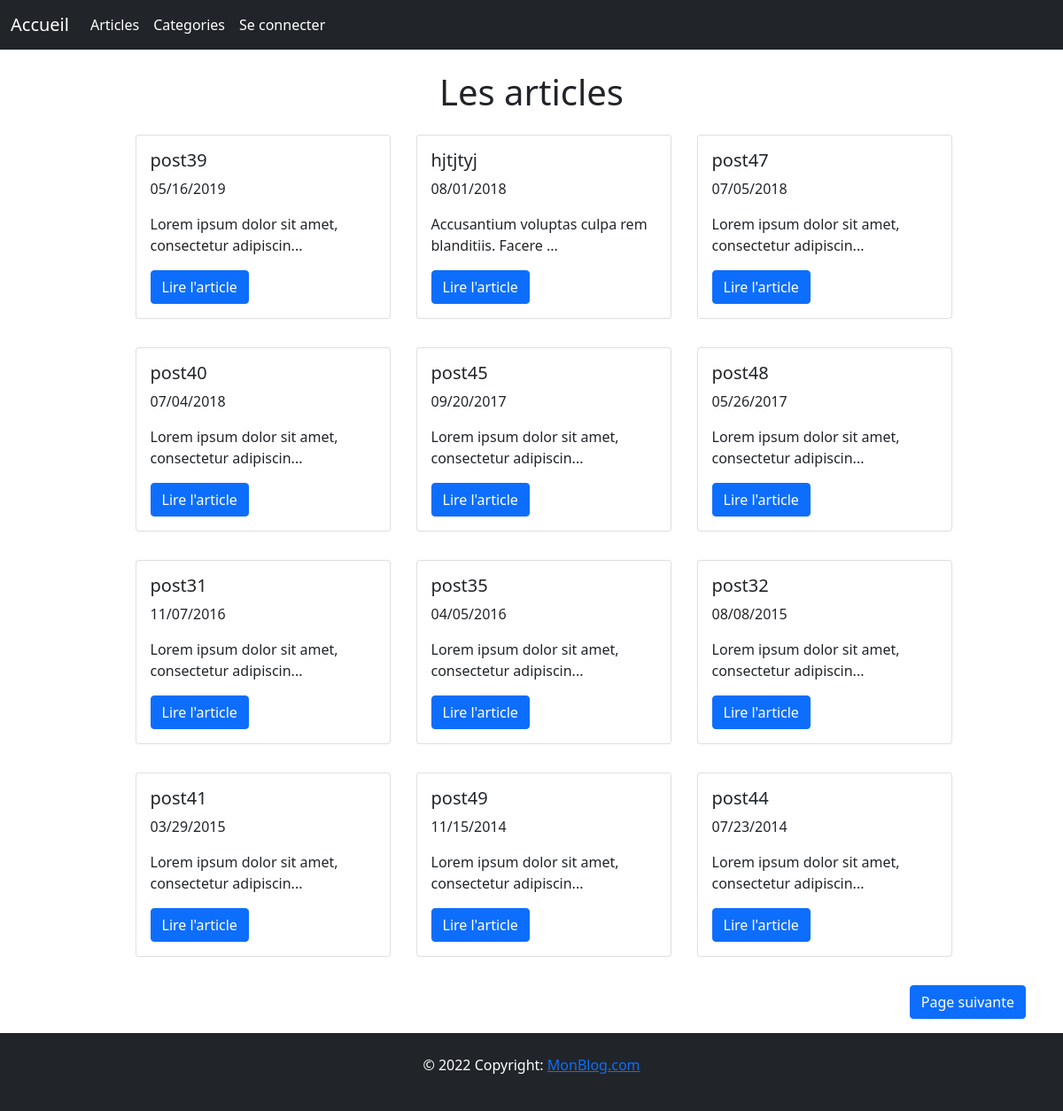
The page / on the database its author committed.
### tables this page shows
CREATE TABLE IF NOT EXISTS `post` (
  `id` int(10) unsigned NOT NULL AUTO_INCREMENT,
  `name` varchar(255) NOT NULL,
  `content` mediumtext NOT NULL,
  `created_at` datetime NOT NULL,
  PRIMARY KEY (`id`)
);

### app/controller/Post.php (called while the page is built, shortened)
<?php
require_once "../app/core/Controller.php";
require_once "../app/helpers/Pagination.php";
class Post extends Controller
{
    private $postModel;
    public function __construct()
    {
        $this->postModel = $this->loadModel("PostModel");
    }
    public function index(): void
    {
        $queryCount = $this->postModel->count();
        $queryItems = $this->postModel->limitItems();
        $paginatePosts = new Pagination($queryCount, $queryItems, 12, "post");
        $limitPosts = $paginatePosts->getItems();
        foreach ($limitPosts as $post) {
            $post->created_at = $this->dateToString($post->created_at);
            $post->content = $this->getExtractContent($post->content);
        }
        $data['limitPosts'] = $limitPosts;
        $data['nextLink'] = $paginatePosts->nextLink();
        $data['previousLink'] = $paginatePosts->previousLink();
        $this->view("posts/index", $data);
    }
    private function dateToString($date)
    {
        $dateFormat = new DateTime($date);
        return $dateFormat->format("m/d/Y");
    }
    private function getExtractContent($content)
    {
        return substr($content, 0, 50) . "...";
    }
}

### app/core/app.php (called while the page is built, shortened)
<?php
class App
{
    protected $method = "index";
    public function __construct()
    {
        $url = $this->parseURL();
        if (file_exists("../app/controller/" . strtolower($url[0]) . ".php")) {
            unset($url[0]);
        } else {
            $this->controller = "post";
            $this->method = "notFound";
        }
        $this->controller = new $this->controller;
        $this->params = (count($url) > 0) ? $url : ["post"];
        call_user_func_array([$this->controller, $this->method], $this->params);
    }
    private function parseURL(): array
    {
        $url = isset($_GET['url']) ? $_GET['url'] : "post";
        return explode("/", filter_var(trim($url, "/"), FILTER_SANITIZE_URL));
    }
}

### public/index.php (called while the page is built, shortened)
<?php
$app = new App();

### app/core/database.php (called while the page is built, shortened)
<?php
class Database
{
  private $PDOInstance = null;
  private function __construct()
  {
    $string = DB_TYPE . ":host=" . DB_HOST . ";dbname=" . DB_NAME;
    $this->PDOInstance  = new PDO($string, DB_USER, DB_PASS, [
      PDO::ATTR_ERRMODE => PDO::ERRMODE_EXCEPTION
    ]);
  }
  public static function getNewInstance()
  {
    return new Database();
  }
  public function read($query, $data = array(), $method = PDO::FETCH_OBJ)
  {
    $statement = $this->PDOInstance->prepare($query);
    $result = $statement->execute($data);
    if ($result) {
      $data = $statement->fetchAll($method);
      if (is_array($data) && count($data) > 0) {
        return $data;
      }
    }
    return false;
  }
}

### app/core/functions.php (called while the page is built, shortened)
<?php
function validateData(mixed $data): mixed
{
    $data = trim($data);
    $data = htmlspecialchars($data);
    $data = stripslashes($data);
    return $data;
}

### app/model/Model.php (called while the page is built, shortened)
<?php
class Model
{
    protected $table = null;
    public function count()
    {
        $query = "SELECT COUNT(id) FROM $this->table";
        return $query;
    }
    public function limitItems()
    {
        $query = "SELECT * FROM $this->table";
        return $query;
    }
}

### app/view/posts/index.php (the view, shortened to what this page needs)
<h1 class="text-center">Les articles</h1>
<div class="row justify-content-center">
    <?php foreach ($data['limitPosts'] as $post) : ?>
        <div class="col-8 col-md-5  col-lg-4 col-xl-3 m-3">
            <div class="card" style="width: 18rem;">
                <div class="card-body">
                    <h5 class="card-title"><?= validateData($post->name) ?></h5>
                    <p><?= validateData($post->created_at) ?></p>
                    <p class="card-text"><?= validateData($post->content) ?></p>
                    <a href="<?= ROOT ?>post/details/<?= $post->id ?>" class="btn btn-primary">Lire l'article</a>
                </div>
            </div>
        </div>
    <?php endforeach ?>
</div>
<div class="d-flex justify-content-between my-3">
    <?= $data['nextLink'] ?>
</div>
</div>

### rows shown on the page
post: name "post39", created_at "05/16/2019", content "Lorem ipsum dolor sit amet, consectetur adipiscin..."
post: name "hjtjtyj", created_at "08/01/2018", content "Accusantium voluptas culpa rem blanditiis. Facere ..."
post: name "post47", created_at "07/05/2018", content "Lorem ipsum dolor sit amet, consectetur adipiscin..."
post: name "post40", created_at "07/04/2018", content "Lorem ipsum dolor sit amet, consectetur adipiscin..."
post: name "post45", created_at "09/20/2017", content "Lorem ipsum dolor sit amet, consectetur adipiscin..."
post: name "post48", created_at "05/26/2017", content "Lorem ipsum dolor sit amet, consectetur adipiscin..."
post: name "post31", created_at "11/07/2016", content "Lorem ipsum dolor sit amet, consectetur adipiscin..."
post: name "post35", created_at "04/05/2016", content "Lorem ipsum dolor sit amet, consectetur adipiscin..."
post: name "post32", created_at "08/08/2015", content "Lorem ipsum dolor sit amet, consectetur adipiscin..."
post: name "post41", created_at "03/29/2015", content "Lorem ipsum dolor sit amet, consectetur adipiscin..."
post: name "post49", created_at "11/15/2014", content "Lorem ipsum dolor sit amet, consectetur adipiscin..."
post: name "post44", created_at "07/23/2014", content "Lorem ipsum dolor sit amet, consectetur adipiscin..."
